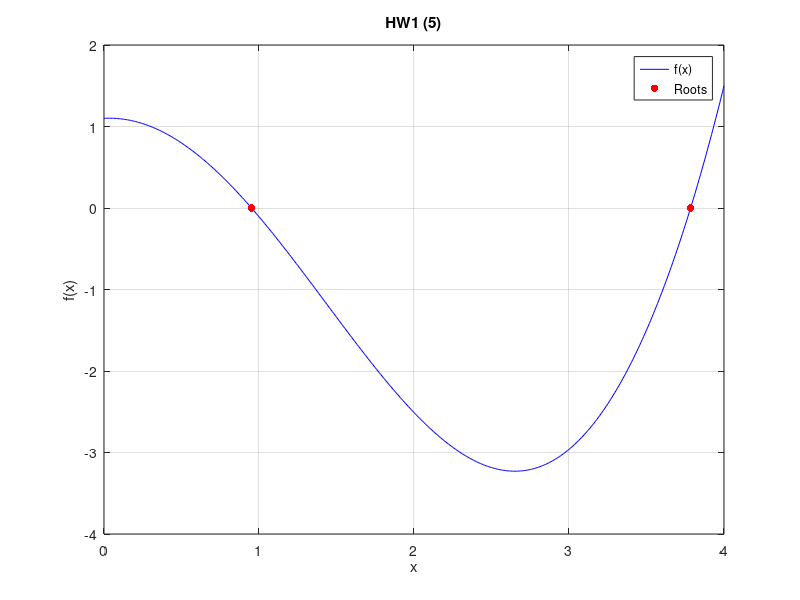

Write MATLAB code to recreate this figure.
f = @(x) 3*cos(x) + 0.1*exp(x) - 2;

x0_1 = 1;
x0_2 = 3;

root1 = fzero(f, x0_1);
root2 = fzero(f, x0_2);
root = [root1, root2];

fprintf('第一個根是: %.6f\n', root1);
fprintf('第二個根是: %.6f\n', root2);

figure;
fplot(f, [0, 4], '-b', 'DisplayName', 'f(x)');
hold on;
scatter(root, zeros(size(root)), 30, 'r', 'filled', 'DisplayName', 'Roots');
grid on;
xlabel('x');
ylabel('f(x)');
legend;
title('HW1 (5)');
